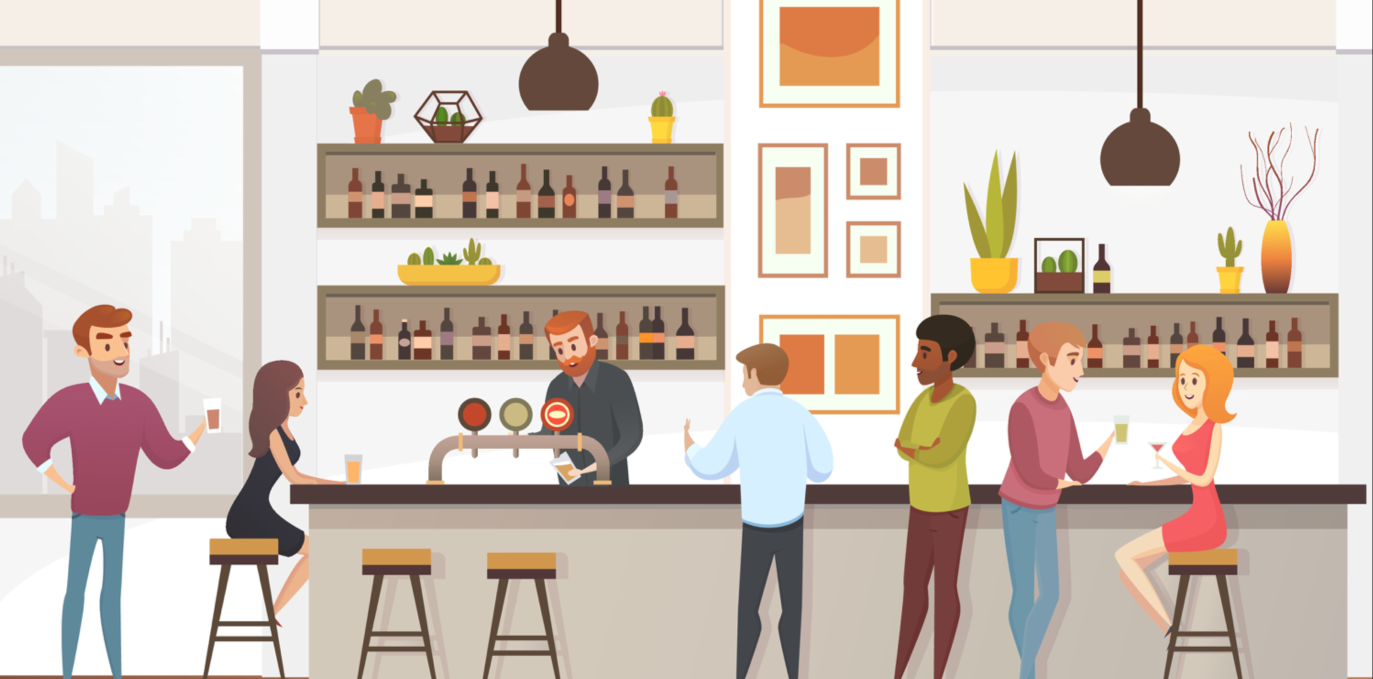
#> input picture Find The Different Game/assets/bar_puzzle.png, 1373 x 679 px
$ python solve.py
#> lines starting #> are read from the running program, lines starting #| are printed output that depends on the picture; after the words box and inside, x2 and y2 are one past the last pixel; in counts of white or black regions, pixels touching at a corner belong together
import random

import cv2


def solve(img_path1, img_path2):
#> called with img_path1 = 'assets/bar_puzzle.png', img_path2 = 'assets/output/level-3.png'
    img1 = cv2.imread(img_path1)
#> img1 is the input picture: shape (679, 1373, 3); mean B, G, R 185.6, 195.6, 208.3
    img2 = cv2.imread(img_path2)
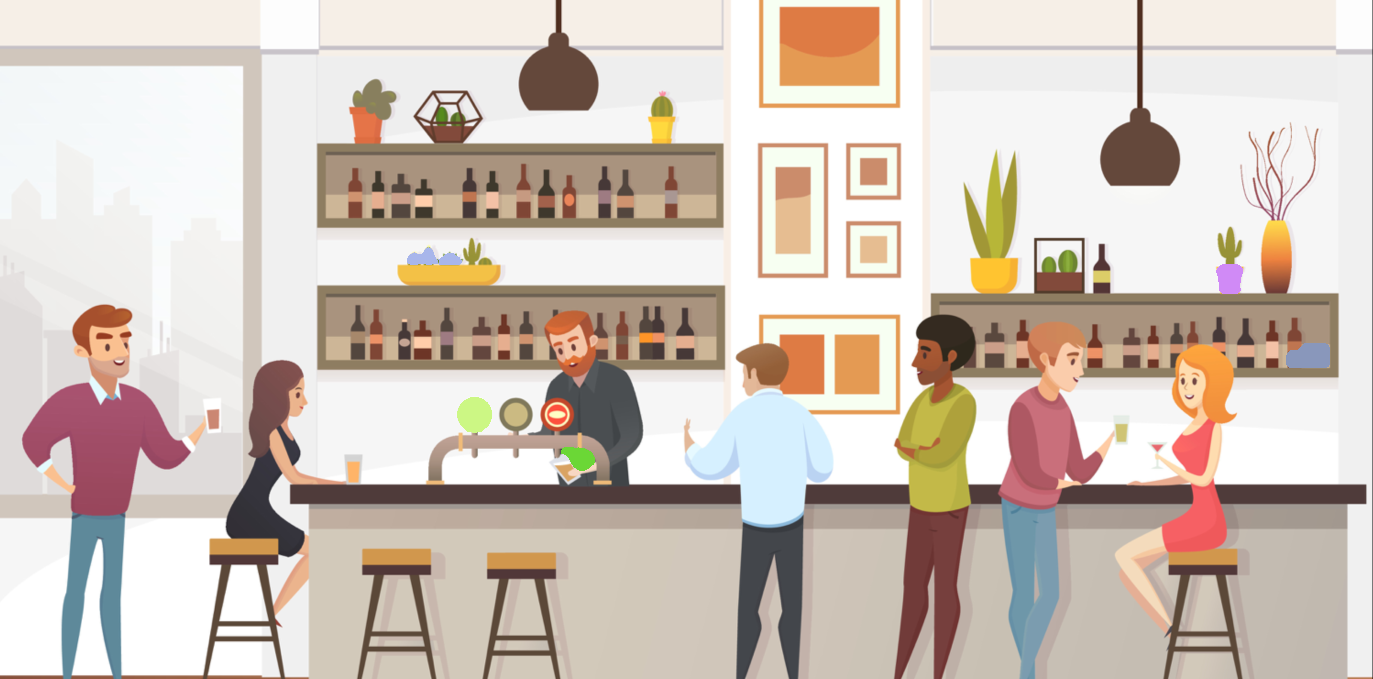
#> input picture Find The Different Game/assets/output/level-3.png, 1373 x 679 px
#> img2 is the input picture: shape (679, 1373, 3); mean B, G, R 185.9, 195.8, 208.3

    img1 = cv2.resize(img1, (0, 0), fx=0.5, fy=0.5)
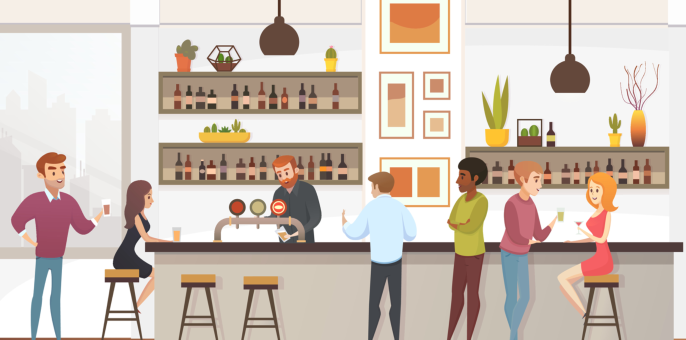
#> img1: shape (340, 686, 3); mean B, G, R 185.7, 195.6, 208.4
    img2 = cv2.resize(img2, (0, 0), fx=0.5, fy=0.5)
#> img2: shape (340, 686, 3)

    img1 = cv2.cvtColor(img1, cv2.COLOR_BGR2GRAY)
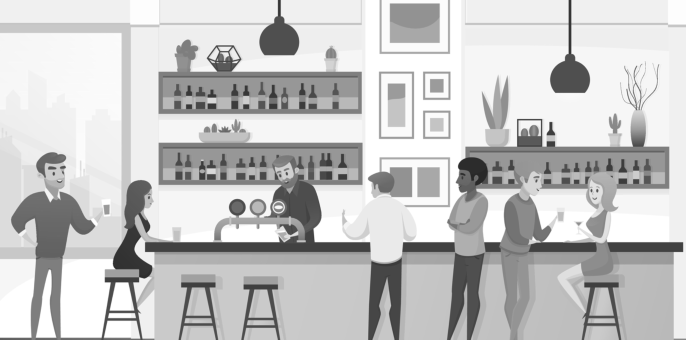
#> img1: shape (340, 686); min 40, max 255, mean 198.3
    img2 = cv2.cvtColor(img2, cv2.COLOR_BGR2GRAY)
#> img2: shape (340, 686)

    diff = 255 - cv2.absdiff(img1, img2)
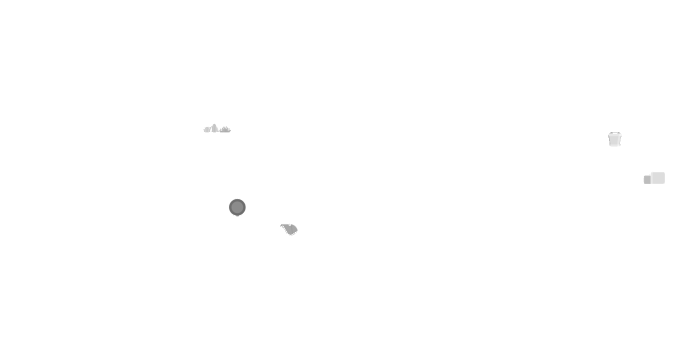
#> diff: shape (340, 686); min 109, max 255, mean 254.7
    cv2.imshow("DIFF", diff)

    ret, diff = cv2.threshold(diff, 250, 255, cv2.THRESH_TOZERO)
    diff = cv2.medianBlur(diff, 9)
    cv2.imshow("Threshold", diff)

    edged = cv2.Canny(diff, 40, 200)
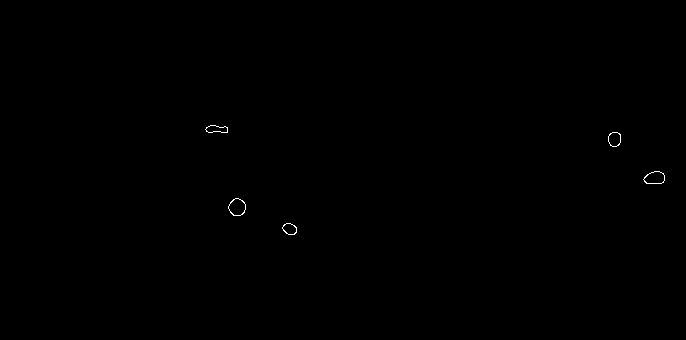
#> edged: shape (340, 686); 0.11% white in thin lines or dots, all inside (x1, y1, x2, y2) = (205, 125, 665, 235)

    contours, hierarchy = cv2.findContours(edged, cv2.RETR_EXTERNAL, cv2.CHAIN_APPROX_NONE)
#> contours = 5 contours; box (x1, y1, x2, y2) and area: (228, 198, 246, 216) 224, (643, 171, 665, 184) 202, (608, 132, 621, 147) 144, (282, 223, 297, 235) 120, (205, 125, 228, 133) 116

    contours_poly = [None] * len(contours)
#> contours_poly = 5 items
    boundRect = [None] * len(contours)
#> boundRect = 5 items

    for i, c in enumerate(contours):
        contours_poly[i] = cv2.approxPolyDP(c, 3, True)
        boundRect[i] = cv2.boundingRect(contours_poly[i])
#> this loop made 5 passes
#> after the loop, boundRect = [(283, 225, 14, 9), (228, 198, 18, 18), (643, 171, 21, 13), (608, 132, 13, 15), (205, 125, 23, 8)]; contours_poly = 5 contours; box (x1, y1, x2, y2) and area: (228, 198, 246, 216) 179, (643, 171, 664, 184) 171, (608, 132, 621, 147) 98, (205, 125, 228, 133) 96, (283, 225, 297, 234) 80

    res1 = cv2.imread(img_path1)
    res1 = cv2.resize(res1, (0, 0), fx=0.5, fy=0.5)
    res2 = cv2.imread(img_path2)
    res2 = cv2.resize(res2, (0, 0), fx=0.5, fy=0.5)

    offset = 10

    for i in range(len(contours)):
        color = (0, 0, 255)
        cv2.drawContours(res2, contours_poly, i, color)
        cv2.rectangle(res2, (int(boundRect[i][0]) - offset, int(boundRect[i][1]) - offset),
                      (int(boundRect[i][0] + boundRect[i][2]) + offset * 2, int(boundRect[i][1] + boundRect[i][3])
                       + offset * 2), color, 2)
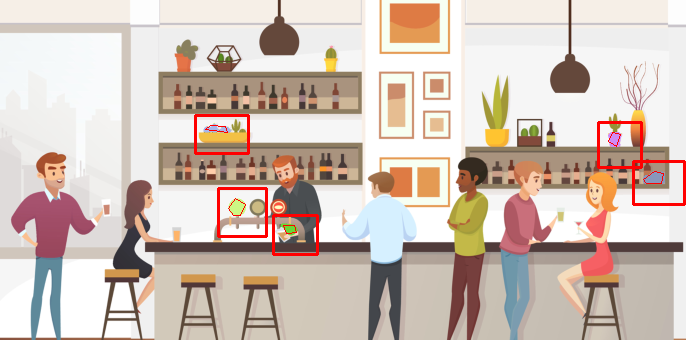
#> res2: shape (340, 686, 3); mean B, G, R 183.8, 193.5, 209.1

    cv2.imshow("difference", res1)
    cv2.imshow("difference", res2)
    cv2.waitKey(0)
    cv2.destroyAllWindows()


if __name__ == '__main__':
    # solve("assets/001-0.png", "assets/001-1.png")
    solve("assets/bar_puzzle.png", "assets/output/level-3.png")
